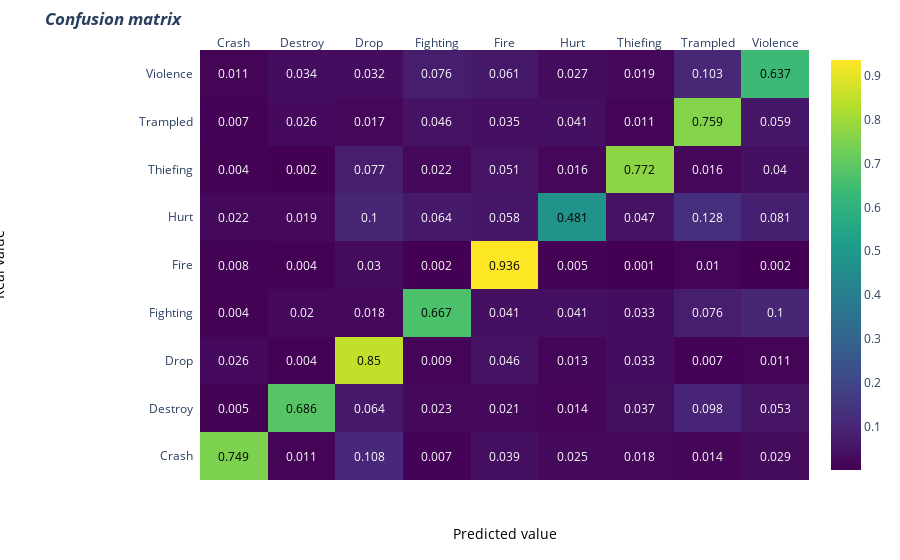

Notebook code for this chart:
### Code cell
eval_model(model,x_test,y_test)

### Figure 1 — Plotly figure (JSON) as saved in the notebook; plotly's stock layout.template omitted (floating-point values rounded to 4 significant figures)
{"data": [{"colorscale": [[0, "#440154"], [0.1111, "#482878"], [0.2222, "#3e4989"], [0.3333, "#31688e"], [0.4444, "#26828e"], [0.5556, "#1f9e89"], [0.6667, "#35b779"], [0.7778, "#6ece58"], [0.8889, "#b5de2b"], [1, "#fde725"]], "reversescale": false, "showscale": true, "type": "heatmap", "x": ["Crash", "Destroy", "Drop", "Fighting", "Fire", "Hurt", "Thiefing", "Trampled", "Violence"], "y": ["Crash", "Destroy", "Drop", "Fighting", "Fire", "Hurt", "Thiefing", "Trampled", "Violence"], "z": [[0.749, 0.011, 0.108, 0.007, 0.039, 0.025, 0.018, 0.014, 0.029], [0.005, 0.686, 0.064, 0.023, 0.021, 0.014, 0.037, 0.098, 0.053], [0.026, 0.004, 0.85, 0.009, 0.046, 0.013, 0.033, 0.007, 0.011], [0.004, 0.02, 0.018, 0.667, 0.041, 0.041, 0.033, 0.076, 0.1], [0.008, 0.004, 0.03, 0.002, 0.936, 0.005, 0.001, 0.01, 0.002], [0.022, 0.019, 0.1, 0.064, 0.058, 0.481, 0.047, 0.128, 0.081], [0.004, 0.002, 0.077, 0.022, 0.051, 0.016, 0.772, 0.016, 0.04], [0.007, 0.026, 0.017, 0.046, 0.035, 0.041, 0.011, 0.759, 0.059], [0.011, 0.034, 0.032, 0.076, 0.061, 0.027, 0.019, 0.103, 0.637]]}], "layout": {"annotations": [{"font": {"color": "#000000"}, "showarrow": false, "text": "0.749", "x": "Crash", "xref": "x", "y": "Crash", "yref": "y"}, {"font": {"color": "#FFFFFF"}, "showarrow": false, "text": "0.011", "x": "Destroy", "xref": "x", "y": "Crash", "yref": "y"}, {"font": {"color": "#FFFFFF"}, "showarrow": false, "text": "0.108", "x": "Drop", "xref": "x", "y": "Crash", "yref": "y"}, {"font": {"color": "#FFFFFF"}, "showarrow": false, "text": "0.007", "x": "Fighting", "xref": "x", "y": "Crash", "yref": "y"}, {"font": {"color": "#FFFFFF"}, "showarrow": false, "text": "0.039", "x": "Fire", "xref": "x", "y": "Crash", "yref": "y"}, {"font": {"color": "#FFFFFF"}, "showarrow": false, "text": "0.025", "x": "Hurt", "xref": "x", "y": "Crash", "yref": "y"}, {"font": {"color": "#FFFFFF"}, "showarrow": false, "text": "0.018", "x": "Thiefing", "xref": "x", "y": "Crash", "yref": "y"}, {"font": {"color": "#FFFFFF"}, "showarrow": false, "text": "0.014", "x": "Trampled", "xref": "x", "y": "Crash", "yref": "y"}, {"font": {"color": "#FFFFFF"}, "showarrow": false, "text": "0.029", "x": "Violence", "xref": "x", "y": "Crash", "yref": "y"}, {"font": {"color": "#FFFFFF"}, "showarrow": false, "text": "0.005", "x": "Crash", "xref": "x", "y": "Destroy", "yref": "y"}, {"font": {"color": "#000000"}, "showarrow": false, "text": "0.686", "x": "Destroy", "xref": "x", "y": "Destroy", "yref": "y"}, {"font": {"color": "#FFFFFF"}, "showarrow": false, "text": "0.064", "x": "Drop", "xref": "x", "y": "Destroy", "yref": "y"}, {"font": {"color": "#FFFFFF"}, "showarrow": false, "text": "0.023", "x": "Fighting", "xref": "x", "y": "Destroy", "yref": "y"}, {"font": {"color": "#FFFFFF"}, "showarrow": false, "text": "0.021", "x": "Fire", "xref": "x", "y": "Destroy", "yref": "y"}, {"font": {"color": "#FFFFFF"}, "showarrow": false, "text": "0.014", "x": "Hurt", "xref": "x", "y": "Destroy", "yref": "y"}, {"font": {"color": "#FFFFFF"}, "showarrow": false, "text": "0.037", "x": "Thiefing", "xref": "x", "y": "Destroy", "yref": "y"}, {"font": {"color": "#FFFFFF"}, "showarrow": false, "text": "0.098", "x": "Trampled", "xref": "x", "y": "Destroy", "yref": "y"}, {"font": {"color": "#FFFFFF"}, "showarrow": false, "text": "0.053", "x": "Violence", "xref": "x", "y": "Destroy", "yref": "y"}, {"font": {"color": "#FFFFFF"}, "showarrow": false, "text": "0.026", "x": "Crash", "xref": "x", "y": "Drop", "yref": "y"}, {"font": {"color": "#FFFFFF"}, "showarrow": false, "text": "0.004", "x": "Destroy", "xref": "x", "y": "Drop", "yref": "y"}, {"font": {"color": "#000000"}, "showarrow": false, "text": "0.85", "x": "Drop", "xref": "x", "y": "Drop", "yref": "y"}, {"font": {"color": "#FFFFFF"}, "showarrow": false, "text": "0.009", "x": "Fighting", "xref": "x", "y": "Drop", "yref": "y"}, {"font": {"color": "#FFFFFF"}, "showarrow": false, "text": "0.046", "x": "Fire", "xref": "x", "y": "Drop", "yref": "y"}, {"font": {"color": "#FFFFFF"}, "showarrow": false, "text": "0.013", "x": "Hurt", "xref": "x", "y": "Drop", "yref": "y"}, {"font": {"color": "#FFFFFF"}, "showarrow": false, "text": "0.033", "x": "Thiefing", "xref": "x", "y": "Drop", "yref": "y"}, {"font": {"color": "#FFFFFF"}, "showarrow": false, "text": "0.007", "x": "Trampled", "xref": "x", "y": "Drop", "yref": "y"}, {"font": {"color": "#FFFFFF"}, "showarrow": false, "text": "0.011", "x": "Violence", "xref": "x", "y": "Drop", "yref": "y"}, {"font": {"color": "#FFFFFF"}, "showarrow": false, "text": "0.004", "x": "Crash", "xref": "x", "y": "Fighting", "yref": "y"}, {"font": {"color": "#FFFFFF"}, "showarrow": false, "text": "0.02", "x": "Destroy", "xref": "x", "y": "Fighting", "yref": "y"}, {"font": {"color": "#FFFFFF"}, "showarrow": false, "text": "0.018", "x": "Drop", "xref": "x", "y": "Fighting", "yref": "y"}, {"font": {"color": "#000000"}, "showarrow": false, "text": "0.667", "x": "Fighting", "xref": "x", "y": "Fighting", "yref": "y"}, {"font": {"color": "#FFFFFF"}, "showarrow": false, "text": "0.041", "x": "Fire", "xref": "x", "y": "Fighting", "yref": "y"}, {"font": {"color": "#FFFFFF"}, "showarrow": false, "text": "0.041", "x": "Hurt", "xref": "x", "y": "Fighting", "yref": "y"}, {"font": {"color": "#FFFFFF"}, "showarrow": false, "text": "0.033", "x": "Thiefing", "xref": "x", "y": "Fighting", "yref": "y"}, {"font": {"color": "#FFFFFF"}, "showarrow": false, "text": "0.076", "x": "Trampled", "xref": "x", "y": "Fighting", "yref": "y"}, {"font": {"color": "#FFFFFF"}, "showarrow": false, "text": "0.1", "x": "Violence", "xref": "x", "y": "Fighting", "yref": "y"}, {"font": {"color": "#FFFFFF"}, "showarrow": false, "text": "0.008", "x": "Crash", "xref": "x", "y": "Fire", "yref": "y"}, {"font": {"color": "#FFFFFF"}, "showarrow": false, "text": "0.004", "x": "Destroy", "xref": "x", "y": "Fire", "yref": "y"}, {"font": {"color": "#FFFFFF"}, "showarrow": false, "text": "0.03", "x": "Drop", "xref": "x", "y": "Fire", "yref": "y"}, {"font": {"color": "#FFFFFF"}, "showarrow": false, "text": "0.002", "x": "Fighting", "xref": "x", "y": "Fire", "yref": "y"}, {"font": {"color": "#000000"}, "showarrow": false, "text": "0.936", "x": "Fire", "xref": "x", "y": "Fire", "yref": "y"}, {"font": {"color": "#FFFFFF"}, "showarrow": false, "text": "0.005", "x": "Hurt", "xref": "x", "y": "Fire", "yref": "y"}, {"font": {"color": "#FFFFFF"}, "showarrow": false, "text": "0.001", "x": "Thiefing", "xref": "x", "y": "Fire", "yref": "y"}, {"font": {"color": "#FFFFFF"}, "showarrow": false, "text": "0.01", "x": "Trampled", "xref": "x", "y": "Fire", "yref": "y"}, {"font": {"color": "#FFFFFF"}, "showarrow": false, "text": "0.002", "x": "Violence", "xref": "x", "y": "Fire", "yref": "y"}, {"font": {"color": "#FFFFFF"}, "showarrow": false, "text": "0.022", "x": "Crash", "xref": "x", "y": "Hurt", "yref": "y"}, {"font": {"color": "#FFFFFF"}, "showarrow": false, "text": "0.019", "x": "Destroy", "xref": "x", "y": "Hurt", "yref": "y"}, {"font": {"color": "#FFFFFF"}, "showarrow": false, "text": "0.1", "x": "Drop", "xref": "x", "y": "Hurt", "yref": "y"}, {"font": {"color": "#FFFFFF"}, "showarrow": false, "text": "0.064", "x": "Fighting", "xref": "x", "y": "Hurt", "yref": "y"}, {"font": {"color": "#FFFFFF"}, "showarrow": false, "text": "0.058", "x": "Fire", "xref": "x", "y": "Hurt", "yref": "y"}, {"font": {"color": "#000000"}, "showarrow": false, "text": "0.481", "x": "Hurt", "xref": "x", "y": "Hurt", "yref": "y"}, {"font": {"color": "#FFFFFF"}, "showarrow": false, "text": "0.047", "x": "Thiefing", "xref": "x", "y": "Hurt", "yref": "y"}, {"font": {"color": "#FFFFFF"}, "showarrow": false, "text": "0.128", "x": "Trampled", "xref": "x", "y": "Hurt", "yref": "y"}, {"font": {"color": "#FFFFFF"}, "showarrow": false, "text": "0.081", "x": "Violence", "xref": "x", "y": "Hurt", "yref": "y"}, {"font": {"color": "#FFFFFF"}, "showarrow": false, "text": "0.004", "x": "Crash", "xref": "x", "y": "Thiefing", "yref": "y"}, {"font": {"color": "#FFFFFF"}, "showarrow": false, "text": "0.002", "x": "Destroy", "xref": "x", "y": "Thiefing", "yref": "y"}, {"font": {"color": "#FFFFFF"}, "showarrow": false, "text": "0.077", "x": "Drop", "xref": "x", "y": "Thiefing", "yref": "y"}, {"font": {"color": "#FFFFFF"}, "showarrow": false, "text": "0.022", "x": "Fighting", "xref": "x", "y": "Thiefing", "yref": "y"}, {"font": {"color": "#FFFFFF"}, "showarrow": false, "text": "0.051", "x": "Fire", "xref": "x", "y": "Thiefing", "yref": "y"}, {"font": {"color": "#FFFFFF"}, "showarrow": false, "text": "0.016", "x": "Hurt", "xref": "x", "y": "Thiefing", "yref": "y"}, {"font": {"color": "#000000"}, "showarrow": false, "text": "0.772", "x": "Thiefing", "xref": "x", "y": "Thiefing", "yref": "y"}, {"font": {"color": "#FFFFFF"}, "showarrow": false, "text": "0.016", "x": "Trampled", "xref": "x", "y": "Thiefing", "yref": "y"}, {"font": {"color": "#FFFFFF"}, "showarrow": false, "text": "0.04", "x": "Violence", "xref": "x", "y": "Thiefing", "yref": "y"}, {"font": {"color": "#FFFFFF"}, "showarrow": false, "text": "0.007", "x": "Crash", "xref": "x", "y": "Trampled", "yref": "y"}, {"font": {"color": "#FFFFFF"}, "showarrow": false, "text": "0.026", "x": "Destroy", "xref": "x", "y": "Trampled", "yref": "y"}, {"font": {"color": "#FFFFFF"}, "showarrow": false, "text": "0.017", "x": "Drop", "xref": "x", "y": "Trampled", "yref": "y"}, {"font": {"color": "#FFFFFF"}, "showarrow": false, "text": "0.046", "x": "Fighting", "xref": "x", "y": "Trampled", "yref": "y"}, {"font": {"color": "#FFFFFF"}, "showarrow": false, "text": "0.035", "x": "Fire", "xref": "x", "y": "Trampled", "yref": "y"}, {"font": {"color": "#FFFFFF"}, "showarrow": false, "text": "0.041", "x": "Hurt", "xref": "x", "y": "Trampled", "yref": "y"}, {"font": {"color": "#FFFFFF"}, "showarrow": false, "text": "0.011", "x": "Thiefing", "xref": "x", "y": "Trampled", "yref": "y"}, {"font": {"color": "#000000"}, "showarrow": false, "text": "0.759", "x": "Trampled", "xref": "x", "y": "Trampled", "yref": "y"}, {"font": {"color": "#FFFFFF"}, "showarrow": false, "text": "0.059", "x": "Violence", "xref": "x", "y": "Trampled", "yref": "y"}, {"font": {"color": "#FFFFFF"}, "showarrow": false, "text": "0.011", "x": "Crash", "xref": "x", "y": "Violence", "yref": "y"}, {"font": {"color": "#FFFFFF"}, "showarrow": false, "text": "0.034", "x": "Destroy", "xref": "x", "y": "Violence", "yref": "y"}, {"font": {"color": "#FFFFFF"}, "showarrow": false, "text": "0.032", "x": "Drop", "xref": "x", "y": "Violence", "yref": "y"}, {"font": {"color": "#FFFFFF"}, "showarrow": false, "text": "0.076", "x": "Fighting", "xref": "x", "y": "Violence", "yref": "y"}, {"font": {"color": "#FFFFFF"}, "showarrow": false, "text": "0.061", "x": "Fire", "xref": "x", "y": "Violence", "yref": "y"}, {"font": {"color": "#FFFFFF"}, "showarrow": false, "text": "0.027", "x": "Hurt", "xref": "x", "y": "Violence", "yref": "y"}, {"font": {"color": "#FFFFFF"}, "showarrow": false, "text": "0.019", "x": "Thiefing", "xref": "x", "y": "Violence", "yref": "y"}, {"font": {"color": "#FFFFFF"}, "showarrow": false, "text": "0.103", "x": "Trampled", "xref": "x", "y": "Violence", "yref": "y"}, {"font": {"color": "#000000"}, "showarrow": false, "text": "0.637", "x": "Violence", "xref": "x", "y": "Violence", "yref": "y"}, {"font": {"color": "black", "size": 14}, "showarrow": false, "text": "Predicted value", "x": 0.5, "xref": "paper", "y": -0.15, "yref": "paper"}, {"font": {"color": "black", "size": 14}, "showarrow": false, "text": "Real value", "textangle": -90, "x": -0.35, "xref": "paper", "y": 0.5, "yref": "paper"}], "margin": {"l": 200, "t": 50}, "title": {"text": "<i><b>Confusion matrix</b></i>"}, "xaxis": {"dtick": 1, "gridcolor": "rgb(0, 0, 0)", "side": "top", "ticks": ""}, "yaxis": {"dtick": 1, "ticks": "", "ticksuffix": "  "}}}
